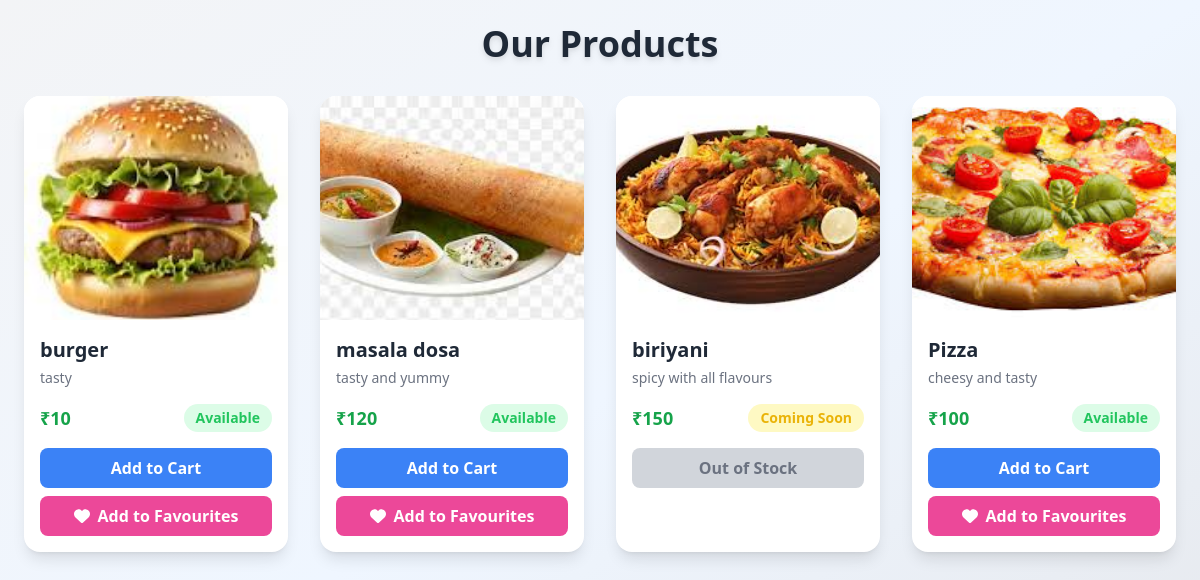
Page /userproductlist/ on the committed database.
### foodshopapp/models.py (models this page shows)
class product(models.Model):
    name=models.CharField(max_length=100,null=True,blank=True)
    price=models.IntegerField(null=True,blank=True)
    quantity=models.IntegerField(null=True,blank=True)
    image=models.FileField(upload_to='image/',null=True,blank=True)
    description=models.TextField(max_length=1000,null=True,blank=True)
    STATUS_CHOICES = [
        ('Available', 'Available'),
        ('Unavailable', 'Unavailable'),
        ('Coming Soon', 'Coming Soon'),
    ]
    status=models.CharField(max_length=20,choices=STATUS_CHOICES,null=True,blank=True)

### foodshopapp/views.py (the view)
# urls.py: path('userproductlist/', views.userproductlist, name='userproductlist'),
def userproductlist(request):
    products = models.product.objects.all()
    return render(request, 'userproductlist.html', {'products': products})

### foodshopapp/templates/userproductlist.html (shortened to what this page needs)
{% load static %}
<!DOCTYPE html>
<html lang="en">
<head>
    <script src="https://cdn.tailwindcss.com"></script>
</head>
<body class="bg-gradient-to-br from-gray-100 via-blue-50 to-gray-200 min-h-screen flex flex-col items-center p-6 relative">
    <h1 class="text-4xl font-bold text-gray-800 drop-shadow-md mb-8 relative z-10">Our Products</h1>
    <div class="grid grid-cols-1 sm:grid-cols-2 md:grid-cols-3 lg:grid-cols-4 gap-8 w-full max-w-7xl relative z-10">
        {% for product in products %}
        <div class="bg-white rounded-2xl shadow-lg overflow-hidden transform hover:scale-105 transition duration-300">
            <img src="{{ product.image.url }}" alt="{{ product.name }}" class="w-full h-56 object-cover">
            <div class="p-4">
                <h2 class="text-xl font-semibold text-gray-800">{{ product.name }}</h2>
                <p class="text-gray-500 text-sm mt-1 line-clamp-2">{{ product.description }}</p>
                <div class="mt-4 flex justify-between items-center">
                    <span class="text-lg font-bold text-green-600">₹{{ product.price }}</span>
                    {% if product.status == "Available" %}
                        <span class="text-sm font-semibold text-green-500 bg-green-100 px-3 py-1 rounded-full">{{ product.status }}</span>
                    {% elif product.status == "Unavailable" %}
                        <span class="text-sm font-semibold text-red-500 bg-red-100 px-3 py-1 rounded-full">{{ product.status }}</span>
                    {% else %}
                        <span class="text-sm font-semibold text-yellow-500 bg-yellow-100 px-3 py-1 rounded-full">{{ product.status }}</span>
                    {% endif %}
                </div>
                {% if product.status == "Available" %}
                <div class="mt-4">
                    <button onclick="showQuantity('{{ product.id }}')"
                            id="add-btn-{{ product.id }}"
                            class="w-full h-10 bg-blue-500 hover:bg-blue-600 text-white font-semibold rounded-lg transition duration-300">
                        Add to Cart
                    </button>
                    <form action="{% url 'addtofavourites' product.id %}" method="post" class="mt-2">
                        <button type="submit"
                                class="w-full h-10 bg-pink-500 hover:bg-pink-600 text-white font-semibold rounded-lg transition duration-300 flex items-center justify-center gap-2">
                            <i class="fas fa-heart"></i> Add to Favourites
                        </button>
                    </form>
                </div>
                {% else %}
                <div class="mt-4">
                    <button disabled
                            class="w-full h-10 bg-gray-300 text-gray-500 font-semibold rounded-lg cursor-not-allowed">
                        Out of Stock
                    </button>
                </div>
                {% endif %}
            </div>
        </div>
        {% empty %}
        <p class="text-gray-700 text-lg relative z-10">No products available at the moment.</p>
        {% endfor %}
    </div>
</body>
</html>

### foodshopapp/templates/userproductlist.html (style rules this page uses)
body::before { content: ""; position: fixed; top: 0; left: 0; width: 100%; height: 100%; z-index: 0; }

### rows in the picture
product: image (picture), name "burger", description "tasty", price "10", status "Available"
product: image (picture), name "masala dosa", description "tasty and yummy", price "120", status "Available"
product: image (picture), name "biriyani", description "spicy with all flavours", price "150", status "Coming Soon", shows "Out of Stock"
product: image (picture), name "Pizza", description "cheesy and tasty", price "100", status "Available"
